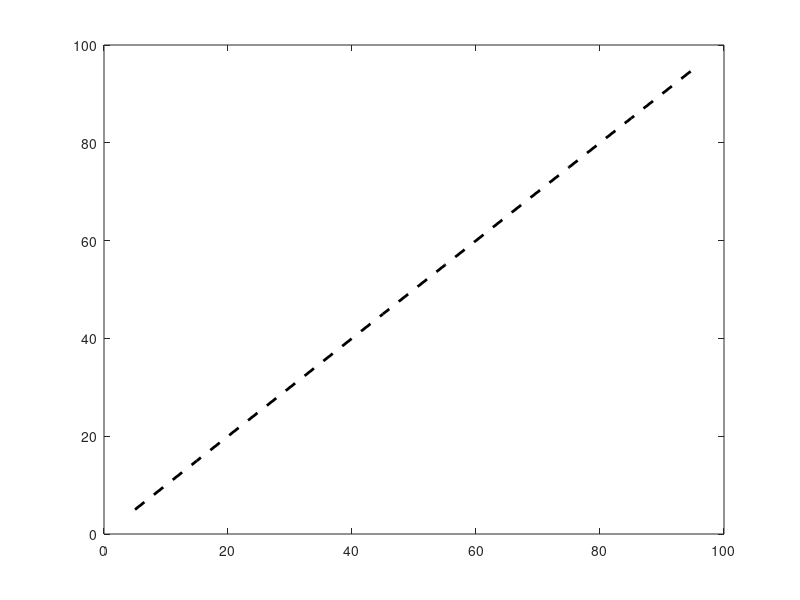

Here is the MATLAB script that generated this plot: (Note: this script raises an error after producing the figure.)
% plot delH vs. delV for the Earth-like experiments

%------------------------size of figure------------------------------------
figureHeight = 3.5; % unit inches
width2height= 1;
figure1 = figure('unit','inches','position',[0 0 figureHeight*width2height figureHeight]);

fontname = 'Helvetica';
set(0,'defaultaxesfontname',fontname);
fontsize1 = 12;
fontsize2 = 11;

% ======================== plot Earth-like case with different gamma ======

colorScheme = 'bo';
colorMarker = 'b';

refX  = 5:10:100;
refY  = refX;
plot(refX,refY,'--k','linewidth',2)
hold on

for expNum = 1:4
    plot(delH_earthLike(:,expNum),delV_earthLike(:,expNum),['--' colorScheme],...
    'linewidth',1,'markeredgecolor',colorMarker,'MarkerFaceColor',colorMarker,...
    'markersize',4);

end
plot(delH_earthLike(4,:),delV_earthLike(4,:),'-k','linewidth',2)
axis square
box on

%xlabel({'-$(f/\beta){\partial}_y \overline {\theta}$'},...
%    'Interpreter','latex',...
%    'FontSize',16);
xlabel({'\Delta_h (K)'},'FontSize',fontsize1,'FontWeight','bold');
ylabel({'\Delta_v (K)'},'FontSize',fontsize1,'FontWeight','bold');
set(gca,'fontsize',fontsize1,'linewidth',1)
set(gca,'XScale','log','YScale','log')
xlim([5 100])
ylim([5 100])




% Create textbox
annotation(figure1,'textbox',...
    [0.310519657906757 0.380952380952381 0.175194627807529 0.137493158182813],...
    'String',{'30 K'},...
    'FontSize',fontsize1,...
    'FontName','Helvetica',...
    'FitBoxToText','off',...
    'LineStyle','none');

% Create textbox
annotation(figure1,'textbox',...
    [0.63550076804916 0.704761904761905 0.262911930363538 0.118051450465241],...
    'String',{'120 K'},...
    'FontSize',fontsize1,...
    'FontName','Helvetica',...
    'FitBoxToText','off',...
    'LineStyle','none');

% Create textbox
annotation(figure1,'textbox',...
    [0.549587204716241 0.618095238095237 0.200571525442489 0.111778872468526],...
    'String',{'60 K'},...
    'FontSize',fontsize1,...
    'FontName','Helvetica',...
    'FitBoxToText','off',...
    'LineStyle','none');

% Create textbox
annotation(figure1,'textbox',...
    [0.447047522176559 0.52063492063492 0.200571525442489 0.111778872468526],...
    'String',{'90 K'},...
    'FontSize',fontsize1,...
    'FontName','Helvetica',...
    'FitBoxToText','off',...
    'LineStyle','none');

annotation(figure1,'arrow',[0.413370974661298 0.488888888888889],...
    [0.431029186746168 0.326984126984127],'LineWidth',2);

annotation(figure1,'textbox',...
    [0.295599022986121 0.2 0.383766056378957 0.0857471264367813],...
    'String',{'\gamma increases'},...
    'FontSize',fontsize2,...
    'FontName','Helvetica',...
    'FitBoxToText','off',...
    'LineStyle','none');

%% 
annotation(figure1,'textbox',...
    [0.720995848382947 0.0707936507936507 0.175194627807529 0.137493158182813],...
    'String',{'(K)'},...
    'FontSize',16,'FontWeight','bold',...
    'FontName','Helvetica',...
    'FitBoxToText','off',...
    'LineStyle','none');